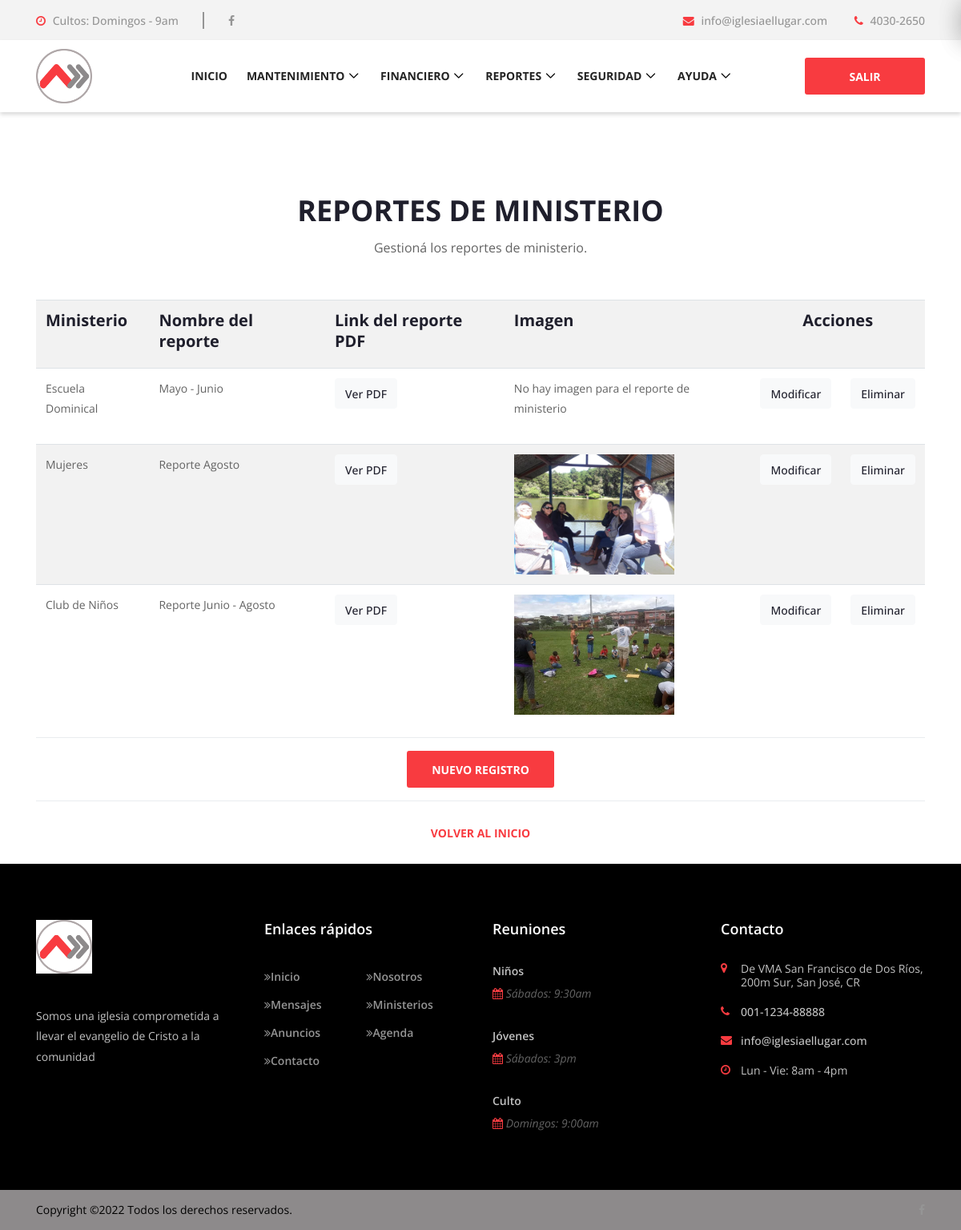
Page /mantenimiento-reportemin.php on the committed database.
### tables this page shows
CREATE TABLE `reporte_ministerio` (
  `id_reporte_ministerio` int(5) NOT NULL,
  `id_ministerio` int(2) NOT NULL,
  `nombre` varchar(50) NOT NULL,
  `reporte` varchar(5000) NOT NULL,
  `imagen` blob NOT NULL
);

CREATE TABLE `ministerio` (
  `id_ministerio` int(2) NOT NULL,
  `id_director` varchar(20) NOT NULL,
  `nombre` varchar(50) NOT NULL,
  `descripcion` varchar(500) DEFAULT NULL
);

### mantenimiento-reportemin.php (the view, shortened to what this page needs)
<!DOCTYPE html>
<html lang="en">
<head>
    <link rel="stylesheet" href="style.css">
</head>
<body>
    <header class="header-area">
        <div class="top-header">
            <div class="container">
                <div class="row">
                    <div class="col-12">
                        <div class="top-header-content d-flex flex-wrap align-items-center justify-content-between">
                            <div class="top-header-meta d-flex flex-wrap">
                                <a href="#" class="open" data-toggle="tooltip" data-placement="bottom" title=""><i class="fa fa-clock-o" aria-hidden="true"></i> <span>Cultos: Domingos - 9am</span></a>
                                <div class="top-social-info">
                                    <a href="https://www.facebook.com/iglesiaellugar/"><i class="fa fa-facebook" aria-hidden="true"></i></a>
                                </div>
                            </div>
                            <div class="top-header-meta">
                                <a href="mailto:info@iglesiaellugar.com" class="email-address"><i class="fa fa-envelope" aria-hidden="true"></i> <span>info@iglesiaellugar.com</span></a>
                                <a href="#" class="phone"><i class="fa fa-phone" aria-hidden="true"></i> <span>4030-2650</span></a>
                            </div>
                        </div>
                    </div>
                </div>
            </div>
        </div>
        <div class="crose-main-menu">
            <div class="classy-nav-container breakpoint-off">
                <div class="container">
                    <nav class="classy-navbar justify-content-between" id="croseNav">
                        <a href="index.php" class="nav-brand"><img src="img/core-img/logo.png" width="70px" alt=""></a>
                        <div class="classy-menu">
                            <div class="classynav">
                                <ul>
                                    <li><a href="inicio-admin.php">Inicio</a>
                                    <li><a href="mantenimiento.php">Mantenimiento</a>
                                    </li>
                                    <li><a href="financiero.php">Financiero</a>
                                    </li>
                                    <li><a href="reportes.php">Reportes</a>
                                    </li>
                                    <li><a href="seguridad.php">Seguridad</a>
                                    </li>
                                    <li><a href="ayuda.php">Ayuda</a>
                                    </li>
                                </ul>
                                <div id="header-search"><i class="fa fa-search" aria-hidden="true"></i></div>
                                <a href="logica/salir.php" class="btn crose-btn header-btn">Salir</a>
                            </div>
                        </div>
                    </nav>
                </div>
            </div>
        </div>
    </header>
    <section class="about-area section-padding-100-0">
        <div class="container">
            <div class="row">
                <div class="col-12">
                    <div class="section-heading">
                        <h2>Reportes de ministerio</h2>
                        <p>Gestioná los reportes de ministerio.</p>
                    </div>
                    <table class="table table-striped">
                        <tr>
                            <td><h5>Ministerio<h5></td>
                            <td><h5>Nombre del reporte<h5></td>
                            <td><h5>Link del reporte PDF<h5></td>
                            <td><h5>Imagen<h5></td>
                            <td colspan="2" align="center"><h5>Acciones<h5></td>
                        </tr>
                        <?php
                        $conexion=mysqli_connect('localhost','root','root','IglesiaElLugar');
                        $sql="SELECT reporte_ministerio.*, ministerio.nombre as nombreMinisterio FROM reporte_ministerio INNER JOIN ministerio ON reporte_ministerio.id_ministerio = ministerio.id_ministerio";
                        $result=mysqli_query($conexion,$sql);
                        while($mostrar=mysqli_fetch_array($result)){
                        echo "<tr>";
                        echo "<td><p>".$mostrar['nombreMinisterio']."<p></td>";
                        echo "<td><p>".$mostrar['nombre']."<p></td>";
                        echo "<td><p class='btn btn-light'><a href=".$mostrar['reporte'].">Ver PDF</a><p></td>";
                        if (file_exists("img/reportes_min/".$mostrar['id_reporte_ministerio'].".jpg")) {
                            echo "<td><img src='img/reportes_min/".$mostrar['id_reporte_ministerio'].".jpg' height='200' width='200'></td>";
                        }
                        else{
                            echo "<td><p>No hay imagen para el reporte de ministerio</p></td>";
                        }
                        echo "<td><p class='btn btn-light'><a href=modificarreportemin.php?id_reporte_ministerio=".$mostrar['id_reporte_ministerio'].">Modificar</a><p></td>";
                        echo "<td><p class='btn btn-light' ><a href=validareliminacion.php?tabla=reportemin&id_reporte_ministerio=".$mostrar['id_reporte_ministerio'].">Eliminar</a><p></td>";
                        echo "</tr>";
                    }
                     ?>
                    </table>
                    <div class="modal-footer d-flex justify-content-center">
                    <a href="" class="btn crose-btn header-btn" data-toggle="modal" data-target="#modalLoginForm"><i ></i> <span>Nuevo Registro</span></a>
                  </div>
                    <div class="modal-footer d-flex justify-content-center">
                    <a href="inicio-admin.php" class="btn crose-btn btn-2"><i ></i> <span>Volver al inicio</span></a>
                  </div>
            </div>
        </div>
    </section>
    <footer class="footer-area">
        <div class="main-footer-area">
            <div class="container">
                <div class="row">
                    <div class="col-12 col-sm-6 col-lg-3">
                        <div class="single-footer-widget mb-70">
                            <a href="#" class="footer-logo"><img src="img/core-img/logo.png" width="70px" alt=""></a>
                            <p>Somos una iglesia comprometida a llevar el evangelio de Cristo a la comunidad</p>
                        </div>
                    </div>
                    <div class="col-12 col-sm-6 col-lg-3">
                        <div class="single-footer-widget mb-70">
                            <h5 class="widget-title">Enlaces rápidos</h5>
                            <nav class="footer-menu">
                                <ul>
                                    <li><a href="index.php"><i class="fa fa-angle-double-right" aria-hidden="true"></i>Inicio</a></li>
                                    <li><a href="nosotros.php"><i class="fa fa-angle-double-right" aria-hidden="true"></i>Nosotros</a></li>
                                    <li><a href="mensajes.php"><i class="fa fa-angle-double-right" aria-hidden="true"></i>Mensajes</a></li>
                                    <li><a href="ministerios.php"><i class="fa fa-angle-double-right" aria-hidden="true"></i>Ministerios</a></li>
                                    <li><a href="anuncios.php"><i class="fa fa-angle-double-right" aria-hidden="true"></i>Anuncios</a></li>
                                    <li><a href="agenda.php"><i class="fa fa-angle-double-right" aria-hidden="true"></i>Agenda</a></li>
                                    <li><a href="contacto.php"><i class="fa fa-angle-double-right" aria-hidden="true"></i>Contacto</a></li>
                                </ul>
                            </nav>
                        </div>
                    </div>
                    <div class="col-12 col-sm-6 col-lg-3">
                        <div class="single-footer-widget mb-70">
                            <h5 class="widget-title">Reuniones</h5>
                            <div class="single-latest-news">
                                <a href="#">Niños</a>
                                <p><i class="fa fa-calendar" aria-hidden="true"></i> Sábados: 9:30am</p>
                            </div>
                            <div class="single-latest-news">
                                <a href="#">Jóvenes</a>
                                <p><i class="fa fa-calendar" aria-hidden="true"></i> Sábados: 3pm</p>
                            </div>
                            <div class="single-latest-news">
                                <a href="#">Culto</a>
                                <p><i class="fa fa-calendar" aria-hidden="true"></i> Domingos: 9:00am</p>
                            </div>
                        </div>
                    </div>
                    <div class="col-12 col-sm-6 col-lg-3">
                        <div class="single-footer-widget mb-70">
                            <h5 class="widget-title">Contacto</h5>
                            <div class="contact-information">
                                <p><i class="fa fa-map-marker" aria-hidden="true"></i> De VMA San Francisco de Dos Ríos, 200m Sur, San José, CR</p>
                                <a href="callto:001-1234-88888"><i class="fa fa-phone" aria-hidden="true"></i> 001-1234-88888</a>
                                <a href="mailto:info.deercreative@gmail.com"><i class="fa fa-envelope" aria-hidden="true"></i> info@iglesiaellugar.com</a>
                                <p><i class="fa fa-clock-o" aria-hidden="true"></i> Lun - Vie: 8am - 4pm</p>
                            </div>
                        </div>
                    </div>
                </div>
            </div>
        </div>
        <div class="copywrite-area">
            <div class="container h-100">
                <div class="row h-100 align-items-center flex-wrap">
                    <div class="col-12 col-md-6">
                        <div class="copywrite-text">
                            <p>
Copyright &copy;<script>document.write(new Date().getFullYear());</script> Todos los derechos reservados.
</p>
                        </div>
                    </div>
                    <div class="col-12 col-md-6">
                        <div class="footer-social-icon">
                            <a href="#"><i class="fa fa-facebook" aria-hidden="true"></i></a>
                        </div>
                    </div>
                </div>
            </div>
        </div>
    </footer>
</body>
</html>

### css/classy-nav.css (style rules this page uses)
* { margin: 0; padding: 0; }
body { font-family: "Roboto", sans-serif; }
ul, ol { margin: 0; }
ul li, ol li { list-style: none; }
img { height: auto; max-width: 100%; }
.classy-nav-container { position: relative; z-index: 100; background-color: #ffffff; }
.classy-nav-container * { box-sizing: border-box; }
.classy-nav-container a { -webkit-transition-duration: 500ms; transition-duration: 500ms; text-decoration: none; outline: none; font-size: 14px; font-weight: 400; color: #232323; display: inline-block; }
.justify-content-between { -webkit-box-pack: justify; -ms-flex-pack: justify; justify-content: space-between; }
.justify-content-center { -webkit-box-pack: center; -ms-flex-pack: center; justify-content: center; }
.classy-navbar { width: 100%; height: 70px; padding: 0.5em 2em; display: -webkit-box; display: -ms-flexbox; display: flex; -webkit-box-align: center; -ms-flex-align: center; -ms-grid-row-align: center; align-items: center; }
.classy-navbar .nav-brand { font-size: 26px; font-weight: 500; color: #565656; display: inline-block; margin-right: 30px; }
.classynav ul li { display: inline-block; clear: both; position: inherit; z-index: 10; }
.classynav ul li.cn-dropdown-item { position: relative; z-index: 10; }
.classynav ul li a { padding: 0 12px; display: block; height: 35px; font-size: 14px; line-height: 34px; }
.classynav ul li.megamenu-item > a:after, .classynav ul li.has-down > a:after { font-family: 'classyfonts'; content: "\e900"; font-size: 12px; color: #000000; padding-left: 5px; -webkit-transition-duration: 500ms; transition-duration: 500ms; }
.breakpoint-off .classynav { display: -webkit-box; display: -ms-flexbox; display: flex; -webkit-box-align: center; -ms-flex-align: center; -ms-grid-row-align: center; align-items: center; }

### rows in the picture
reporte_ministerio: id_ministerio.nombre "Escuela Dominical", nombre "Mayo - Junio", shows "No hay imagen para el reporte de ministerio"
reporte_ministerio: id_ministerio.nombre "Mujeres", nombre "Reporte Agosto", shows a picture
reporte_ministerio: id_ministerio.nombre "Club de Niños", nombre "Reporte Junio - Agosto", shows a picture
